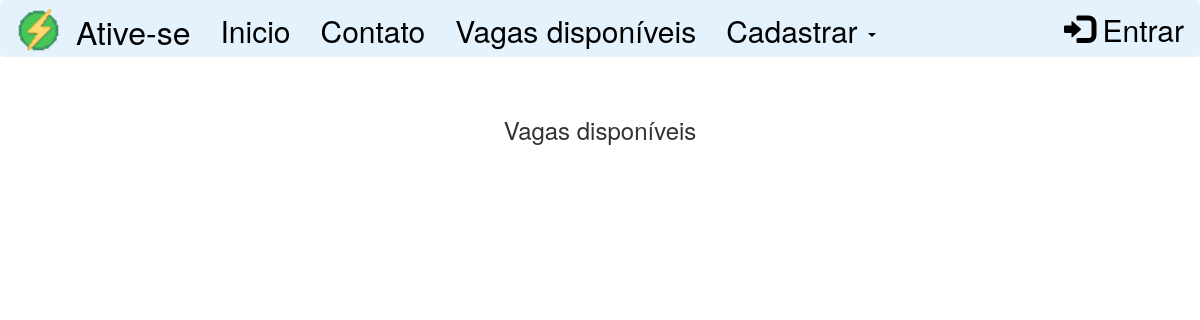
The page /auxili.php on the database as committed earlier.
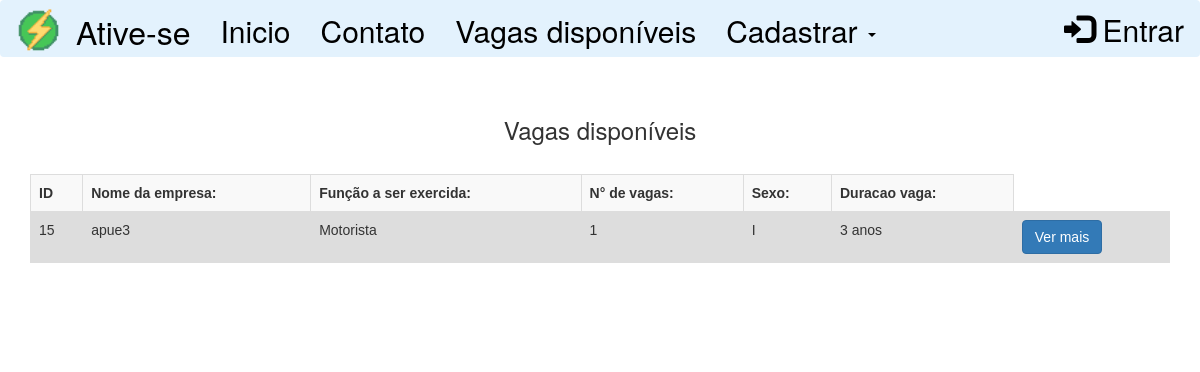
The same page on the database as committed later.
### tables this page shows
CREATE TABLE IF NOT EXISTS `vagas` (
  `ID` int(11) NOT NULL AUTO_INCREMENT,
  `numeroVagas` int(11) NOT NULL,
  `Sexo` varchar(45) NOT NULL,
  `valorBolsa` double NOT NULL,
  `Contato` varchar(45) NOT NULL,
  `conhecimentosNecessarios` varchar(150) NOT NULL,
  `Beneficios` varchar(150) NOT NULL,
  `Observacoes` varchar(150) NOT NULL,
  `HorarioTrabalho` varchar(80) NOT NULL,
  `nomeEmpresa` varchar(80) NOT NULL,
  `funcaoExercida` varchar(150) NOT NULL,
  `DuracaoVaga` varchar(150) NOT NULL,
  `categoria` varchar(45) NOT NULL,
  `CEP` varchar(45) NOT NULL,
  `numeroCasa` varchar(5) NOT NULL,
  `Empresa_ID` int(11) NOT NULL,
  PRIMARY KEY (`ID`),
  KEY `fk_Vagas_Empresa_idx` (`Empresa_ID`)
);

### auxili.php (the view, shortened to what this page needs)
<?php include "header.php";?>
<?php include "nav.php";?>
<?php include "conexao.php";?>
<body>
<div class="container" align="center">
   <br/> <h3>Vagas disponíveis</h3><br/>
<div class="col-sm-1" id="id">
</div>
<table class="col-sm-10" id="table1" align="center">
<?php $sql = $conn->prepare("SELECT * FROM vagas WHERE categoria = 'Aux';");
$sql->execute();
$rows = $sql->fetchAll(PDO::FETCH_CLASS);
echo "
<table class='table table-striped'>";
    foreach ($rows as $row) {
        echo "
        <tr>
        <th>ID</th>
        <th>Nome da empresa:</th>
        <th>Função a ser exercida:</th>
        <th>N° de vagas:</th>
        <th>Sexo:</th>
        <th>Duracao vaga:</th>
        </tr>
        <td>  $row->ID</td>
        <td>  $row->nomeEmpresa</td>
        <td>  $row->funcaoExercida</td>
        <td>  $row->numeroVagas</td>
        <td>  $row->Sexo</td>
        <td>  $row->DuracaoVaga</td>
        <td>  <a class='btn btn-primary' href='./vagacompleta.php?id=$row->ID'>Ver mais</a>
        </td>
        ";
    }
    echo "</table><br>";
    ?>
<br/><br/>
<div class="col-sm-1"></div>
</div>
<br>
</body>
<br/><br/>
</html>

Rows that differ between the two databases and show on the page:
added vagas: ID "15", nomeEmpresa "apue3", funcaoExercida "Motorista", numeroVagas "1", Sexo "I", DuracaoVaga "3 anos"
